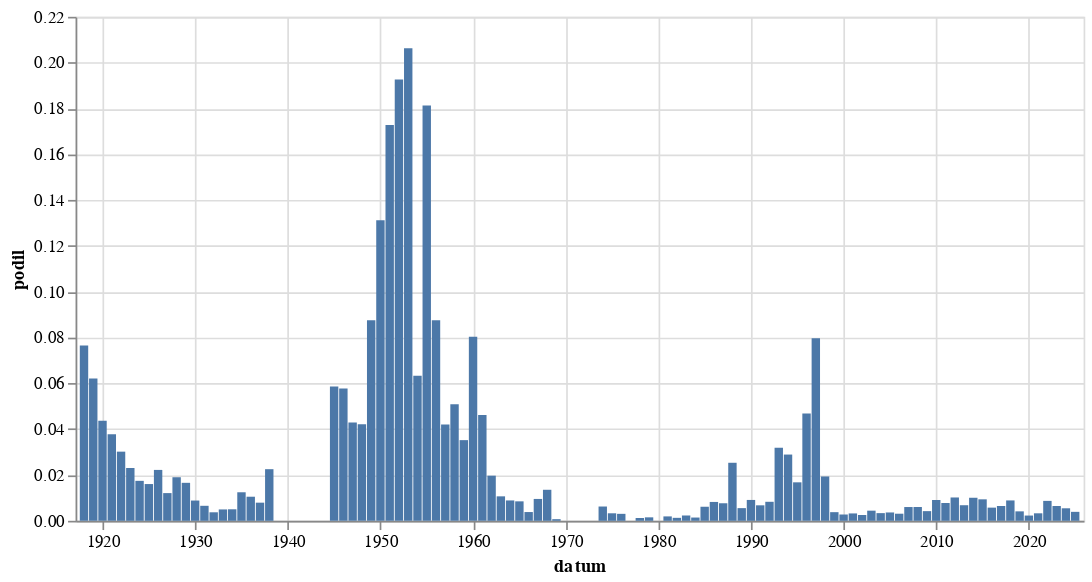

Notebook cell for this chart:
### Code cell
alt.Chart(
    zavorka("potlesk").to_pandas(),
    width = 600
).mark_bar(
).encode(
    alt.X('datum:T'),
    alt.Y('podil:Q')
)

### Figure 1 — Vega-Lite specification as saved in the notebook (floating-point values rounded to 4 significant figures)
{"config": {"view": {"continuousWidth": 300, "continuousHeight": 300}}, "data": {"name": "data-d4d5939b8476e53e284d589793acff21"}, "mark": {"type": "bar"}, "encoding": {"x": {"field": "datum", "type": "temporal"}, "y": {"field": "podil", "type": "quantitative"}}, "width": 600, "$schema": "https://vega.github.io/schema/vega-lite/v5.8.0.json", "datasets": {"data-d4d5939b8476e53e284d589793acff21": [{"datum": "1918-01-01T00:00:00", "text": 47, "text_right": 614, "podil": 0.07655, "co": "potlesk"}, {"datum": "1919-01-01T00:00:00", "text": 216, "text_right": 3480, "podil": 0.06207, "co": "potlesk"}, {"datum": "1920-01-01T00:00:00", "text": 210, "text_right": 4810, "podil": 0.04366, "co": "potlesk"}, {"datum": "1921-01-01T00:00:00", "text": 250, "text_right": 6618, "podil": 0.03778, "co": "potlesk"}, {"datum": "1922-01-01T00:00:00", "text": 190, "text_right": 6295, "podil": 0.03018, "co": "potlesk"}, {"datum": "1923-01-01T00:00:00", "text": 105, "text_right": 4555, "podil": 0.02305, "co": "potlesk"}, {"datum": "1924-01-01T00:00:00", "text": 88, "text_right": 5045, "podil": 0.01744, "co": "potlesk"}, {"datum": "1925-01-01T00:00:00", "text": 63, "text_right": 3927, "podil": 0.01604, "co": "potlesk"}, {"datum": "1926-01-01T00:00:00", "text": 131, "text_right": 5898, "podil": 0.02221, "co": "potlesk"}, {"datum": "1927-01-01T00:00:00", "text": 65, "text_right": 5376, "podil": 0.01209, "co": "potlesk"}, {"datum": "1928-01-01T00:00:00", "text": 96, "text_right": 5048, "podil": 0.01902, "co": "potlesk"}, {"datum": "1929-01-01T00:00:00", "text": 53, "text_right": 3197, "podil": 0.01658, "co": "potlesk"}, {"datum": "1930-01-01T00:00:00", "text": 56, "text_right": 6332, "podil": 0.008844, "co": "potlesk"}, {"datum": "1931-01-01T00:00:00", "text": 32, "text_right": 4887, "podil": 0.006548, "co": "potlesk"}, {"datum": "1932-01-01T00:00:00", "text": 11, "text_right": 2960, "podil": 0.003716, "co": "potlesk"}, {"datum": "1933-01-01T00:00:00", "text": 16, "text_right": 3226, "podil": 0.00496, "co": "potlesk"}, {"datum": "1934-01-01T00:00:00", "text": 13, "text_right": 2587, "podil": 0.005025, "co": "potlesk"}, {"datum": "1935-01-01T00:00:00", "text": 30, "text_right": 2409, "podil": 0.01245, "co": "potlesk"}, {"datum": "1936-01-01T00:00:00", "text": 30, "text_right": 2854, "podil": 0.01051, "co": "potlesk"}, {"datum": "1937-01-01T00:00:00", "text": 21, "text_right": 2653, "podil": 0.007916, "co": "potlesk"}, {"datum": "1938-01-01T00:00:00", "text": 31, "text_right": 1376, "podil": 0.02253, "co": "potlesk"}, {"datum": "1945-01-01T00:00:00", "text": 38, "text_right": 648, "podil": 0.05864, "co": "potlesk"}, {"datum": "1946-01-01T00:00:00", "text": 138, "text_right": 2390, "podil": 0.05774, "co": "potlesk"}, {"datum": "1947-01-01T00:00:00", "text": 89, "text_right": 2073, "podil": 0.04293, "co": "potlesk"}, {"datum": "1948-01-01T00:00:00", "text": 93, "text_right": 2209, "podil": 0.0421, "co": "potlesk"}, {"datum": "1949-01-01T00:00:00", "text": 64, "text_right": 731, "podil": 0.08755, "co": "potlesk"}, {"datum": "1950-01-01T00:00:00", "text": 53, "text_right": 404, "podil": 0.1312, "co": "potlesk"}, {"datum": "1951-01-01T00:00:00", "text": 57, "text_right": 330, "podil": 0.1727, "co": "potlesk"}, {"datum": "1952-01-01T00:00:00", "text": 63, "text_right": 327, "podil": 0.1927, "co": "potlesk"}, {"datum": "1953-01-01T00:00:00", "text": 53, "text_right": 257, "podil": 0.2062, "co": "potlesk"}, {"datum": "1954-01-01T00:00:00", "text": 38, "text_right": 600, "podil": 0.06333, "co": "potlesk"}, {"datum": "1955-01-01T00:00:00", "text": 31, "text_right": 171, "podil": 0.1813, "co": "potlesk"}, {"datum": "1956-01-01T00:00:00", "text": 26, "text_right": 297, "podil": 0.08754, "co": "potlesk"}, {"datum": "1957-01-01T00:00:00", "text": 13, "text_right": 309, "podil": 0.04207, "co": "potlesk"}, {"datum": "1958-01-01T00:00:00", "text": 15, "text_right": 295, "podil": 0.05085, "co": "potlesk"}, {"datum": "1959-01-01T00:00:00", "text": 10, "text_right": 284, "podil": 0.03521, "co": "potlesk"}, {"datum": "1960-01-01T00:00:00", "text": 27, "text_right": 336, "podil": 0.08036, "co": "potlesk"}, {"datum": "1961-01-01T00:00:00", "text": 17, "text_right": 368, "podil": 0.0462, "co": "potlesk"}, {"datum": "1962-01-01T00:00:00", "text": 4, "text_right": 203, "podil": 0.0197, "co": "potlesk"}, {"datum": "1963-01-01T00:00:00", "text": 3, "text_right": 281, "podil": 0.01068, "co": "potlesk"}, {"datum": "1964-01-01T00:00:00", "text": 6, "text_right": 675, "podil": 0.008889, "co": "potlesk"}, {"datum": "1965-01-01T00:00:00", "text": 4, "text_right": 471, "podil": 0.008493, "co": "potlesk"}, {"datum": "1966-01-01T00:00:00", "text": 2, "text_right": 523, "podil": 0.003824, "co": "potlesk"}, {"datum": "1967-01-01T00:00:00", "text": 5, "text_right": 524, "podil": 0.009542, "co": "potlesk"}, {"datum": "1968-01-01T00:00:00", "text": 27, "text_right": 1994, "podil": 0.01354, "co": "potlesk"}, {"datum": "1969-01-01T00:00:00", "text": 1, "text_right": 1411, "podil": 0.0007087, "co": "potlesk"}, {"datum": "1974-01-01T00:00:00", "text": 5, "text_right": 802, "podil": 0.006234, "co": "potlesk"}, {"datum": "1975-01-01T00:00:00", "text": 3, "text_right": 915, "podil": 0.003279, "co": "potlesk"}, {"datum": "1976-01-01T00:00:00", "text": 2, "text_right": 658, "podil": 0.00304, "co": "potlesk"}, {"datum": "1978-01-01T00:00:00", "text": 1, "text_right": 820, "podil": 0.00122, "co": "potlesk"}, {"datum": "1979-01-01T00:00:00", "text": 1, "text_right": 663, "podil": 0.001508, "co": "potlesk"}, {"datum": "1981-01-01T00:00:00", "text": 1, "text_right": 521, "podil": 0.001919, "co": "potlesk"}, {"datum": "1982-01-01T00:00:00", "text": 1, "text_right": 772, "podil": 0.001295, "co": "potlesk"}, {"datum": "1983-01-01T00:00:00", "text": 2, "text_right": 863, "podil": 0.002317, "co": "potlesk"}, {"datum": "1984-01-01T00:00:00", "text": 1, "text_right": 703, "podil": 0.001422, "co": "potlesk"}, {"datum": "1985-01-01T00:00:00", "text": 4, "text_right": 652, "podil": 0.006135, "co": "potlesk"}, {"datum": "1986-01-01T00:00:00", "text": 4, "text_right": 486, "podil": 0.00823, "co": "potlesk"}, {"datum": "1987-01-01T00:00:00", "text": 5, "text_right": 653, "podil": 0.007657, "co": "potlesk"}, {"datum": "1988-01-01T00:00:00", "text": 23, "text_right": 908, "podil": 0.02533, "co": "potlesk"}, {"datum": "1989-01-01T00:00:00", "text": 10, "text_right": 1808, "podil": 0.005531, "co": "potlesk"}, {"datum": "1990-01-01T00:00:00", "text": 103, "text_right": 11314, "podil": 0.009104, "co": "potlesk"}, {"datum": "1991-01-01T00:00:00", "text": 134, "text_right": 19824, "podil": 0.006759, "co": "potlesk"}, {"datum": "1992-01-01T00:00:00", "text": 125, "text_right": 15065, "podil": 0.008297, "co": "potlesk"}, {"datum": "1993-01-01T00:00:00", "text": 14, "text_right": 439, "podil": 0.03189, "co": "potlesk"}, {"datum": "1994-01-01T00:00:00", "text": 12, "text_right": 415, "podil": 0.02892, "co": "potlesk"}, {"datum": "1995-01-01T00:00:00", "text": 11, "text_right": 655, "podil": 0.01679, "co": "potlesk"}, {"datum": "1996-01-01T00:00:00", "text": 27, "text_right": 576, "podil": 0.04688, "co": "potlesk"}, {"datum": "1997-01-01T00:00:00", "text": 56, "text_right": 703, "podil": 0.07966, "co": "potlesk"}, {"datum": "1998-01-01T00:00:00", "text": 38, "text_right": 1964, "podil": 0.01935, "co": "potlesk"}, {"datum": "1999-01-01T00:00:00", "text": 70, "text_right": 18567, "podil": 0.00377, "co": "potlesk"}, {"datum": "2000-01-01T00:00:00", "text": 62, "text_right": 22541, "podil": 0.002751, "co": "potlesk"}, {"datum": "2001-01-01T00:00:00", "text": 62, "text_right": 19273, "podil": 0.003217, "co": "potlesk"}, {"datum": "2002-01-01T00:00:00", "text": 39, "text_right": 15388, "podil": 0.002534, "co": "potlesk"}, {"datum": "2003-01-01T00:00:00", "text": 92, "text_right": 20798, "podil": 0.004424, "co": "potlesk"}, {"datum": "2004-01-01T00:00:00", "text": 65, "text_right": 19396, "podil": 0.003351, "co": "potlesk"}, {"datum": "2005-01-01T00:00:00", "text": 92, "text_right": 25267, "podil": 0.003641, "co": "potlesk"}, {"datum": "2006-01-01T00:00:00", "text": 55, "text_right": 17775, "podil": 0.003094, "co": "potlesk"}, {"datum": "2007-01-01T00:00:00", "text": 91, "text_right": 15144, "podil": 0.006009, "co": "potlesk"}, {"datum": "2008-01-01T00:00:00", "text": 100, "text_right": 16619, "podil": 0.006017, "co": "potlesk"}, {"datum": "2009-01-01T00:00:00", "text": 83, "text_right": 19673, "podil": 0.004219, "co": "potlesk"}, {"datum": "2010-01-01T00:00:00", "text": 117, "text_right": 12869, "podil": 0.009092, "co": "potlesk"}, {"datum": "2011-01-01T00:00:00", "text": 138, "text_right": 17780, "podil": 0.007762, "co": "potlesk"}, {"datum": "2012-01-01T00:00:00", "text": 150, "text_right": 14730, "podil": 0.01018, "co": "potlesk"}, {"datum": "2013-01-01T00:00:00", "text": 67, "text_right": 9852, "podil": 0.006801, "co": "potlesk"}, {"datum": "2014-01-01T00:00:00", "text": 209, "text_right": 20781, "podil": 0.01006, "co": "potlesk"}, {"datum": "2015-01-01T00:00:00", "text": 199, "text_right": 21227, "podil": 0.009375, "co": "potlesk"}, {"datum": "2016-01-01T00:00:00", "text": 128, "text_right": 22256, "podil": 0.005751, "co": "potlesk"}, {"datum": "2017-01-01T00:00:00", "text": 115, "text_right": 17809, "podil": 0.006457, "co": "potlesk"}, {"datum": "2018-01-01T00:00:00", "text": 183, "text_right": 20580, "podil": 0.008892, "co": "potlesk"}, {"datum": "2019-01-01T00:00:00", "text": 102, "text_right": 24751, "podil": 0.004121, "co": "potlesk"}, {"datum": "2020-01-01T00:00:00", "text": 54, "text_right": 23571, "podil": 0.002291, "co": "potlesk"}, {"datum": "2021-01-01T00:00:00", "text": 66, "text_right": 20176, "podil": 0.003271, "co": "potlesk"}, {"datum": "2022-01-01T00:00:00", "text": 181, "text_right": 20822, "podil": 0.008693, "co": "potlesk"}, {"datum": "2023-01-01T00:00:00", "text": 161, "text_right": 24964, "podil": 0.006449, "co": "potlesk"}, {"datum": "2024-01-01T00:00:00", "text": 132, "text_right": 24176, "podil": 0.00546, "co": "potlesk"}, {"datum": "2025-01-01T00:00:00", "text": 41, "text_right": 10488, "podil": 0.003909, "co": "potlesk"}]}}
